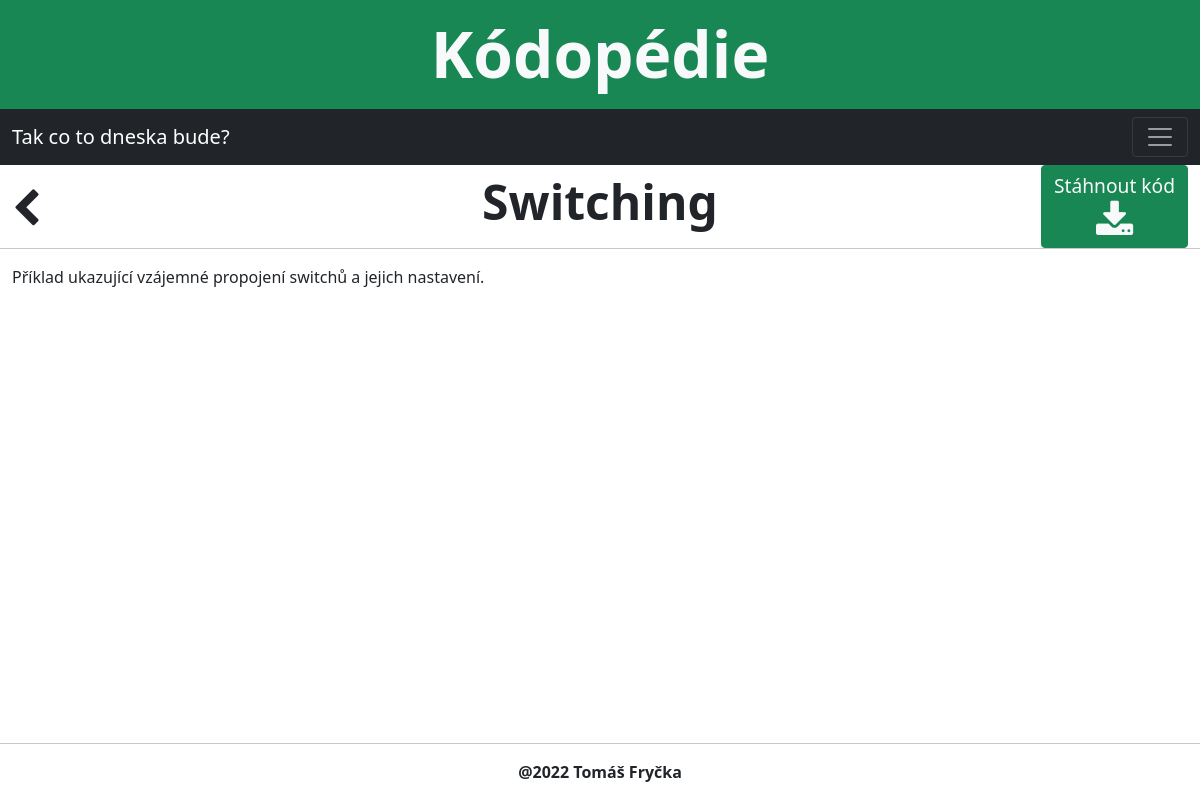
Page /home/sit/2/ on the committed database.
### guide/models.py (models this page shows, shortened)
class Sit(models.Model):
    name = models.CharField(max_length=100, verbose_name='Obsah kódu', help_text='Krátce popište, co je cílem kódu')
    desc = models.TextField(verbose_name='Popis kódu', help_text='Stručně popište, jak bude kód fungovat')
    shortdesc = models.TextField(verbose_name='Stručný popis kódu', help_text='Stručně popište, jak bude kód fungovat')
    difficulty = models.IntegerField(blank=True, null=True,
                                    validators=[MinValueValidator(1), MaxValueValidator(10)],
                                    verbose_name='Obtížnost kódu (1-10)',
                                    help_text='Zadejte obtížnost kódu v hodnotách od 1 do 10')
    sit = models.FileField(upload_to=sit_path, null=True, verbose_name='Zdrojový kód')
    class Meta:
        ordering = ['name']

### guide/views.py (the view)
# urls.py: path('sit/<int:pk>/', views.SitDetail.as_view(), name='sit_detail'),
class SitDetail(DetailView):
    model = Sit
    context_object_name = 'sit_detail'
    template_name = 'codes/sit.html'

### guide/templates/codes/sit.html (shortened to what this page needs)
{% extends 'def.html' %}
{% load static %}
{% load custom_tags %}
{% block content %}
    <div class="row">
        <a class=" col-3 fa fa-chevron-left pt-4 text-decoration-none text-dark" href="{% url 'sit_list' %}"></a>
        <h3 class="col-6 display-5 pt-2 text-center fw-bold"> {{sit_detail.name}} </h3>
        <div class="col-3 d-flex justify-content-end">
            <button class="btn btn-success"><a href="{{ sit_detail.sit.url }}" class="text-decoration-none text-light" download><div style="font-size: 1.2em;">Stáhnout kód</div> <i class="fa fa-download"></i></a></button>
        </div>
        <hr>
    </div>
    <div class="row">
        <div class="col-12">
            <p>{{ sit_detail.desc }}</p>
        </div>
    </div>
{% endblock %}

### guide/static/css/style.css (style rules this page uses)
.fa { font-size: 2.5em; }

### rows in the picture
Sit: name "Switching", desc "Příklad ukazující vzájemné propojení switchů a jejich nastavení."
